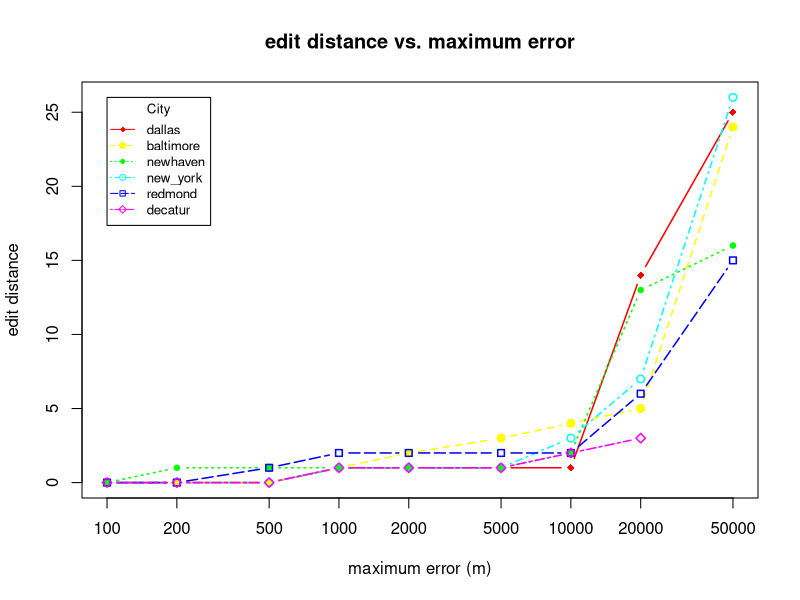

The R script that drew this image:
# Create Line Chart

jpeg("./../restaurant_finder/medians_across_city_si_45.jpg")

# convert factor to numeric for convenience 
Medians <- read.csv("./../restaurant_finder/medians_across_city_si_45.csv")
nlocations <- length(unique(Medians$location))
locations <- unique(Medians$location)

# get the range for the x and y axis 
xrange <- range(Medians$skew)
yrange <- range(Medians$distortion)

# set up the plot 
plot(xrange, yrange, type="n", xlab="maximum error (m)", log="x",
  	      ylab="edit distance") 
colors <- rainbow(nlocations)
linetype <- c(1:nlocations) 
plotchar <- seq(18,18+nlocations,1)

# add lines 
for (i in 1:nlocations) { 
  city <- subset(Medians, location==locations[i])
  lines(sort(city$skew), sort(city$distortion), type="b", lwd=1.5,
    lty=linetype[i], col=colors[i], pch=plotchar[i])
} 

# add a title and subtitle 
title("edit distance vs. maximum error")

# add a legend 
legend(xrange[1], yrange[2], locations, cex=0.8, col=colors,
  		   pch=plotchar, lty=linetype, title="City")

dev.off()
